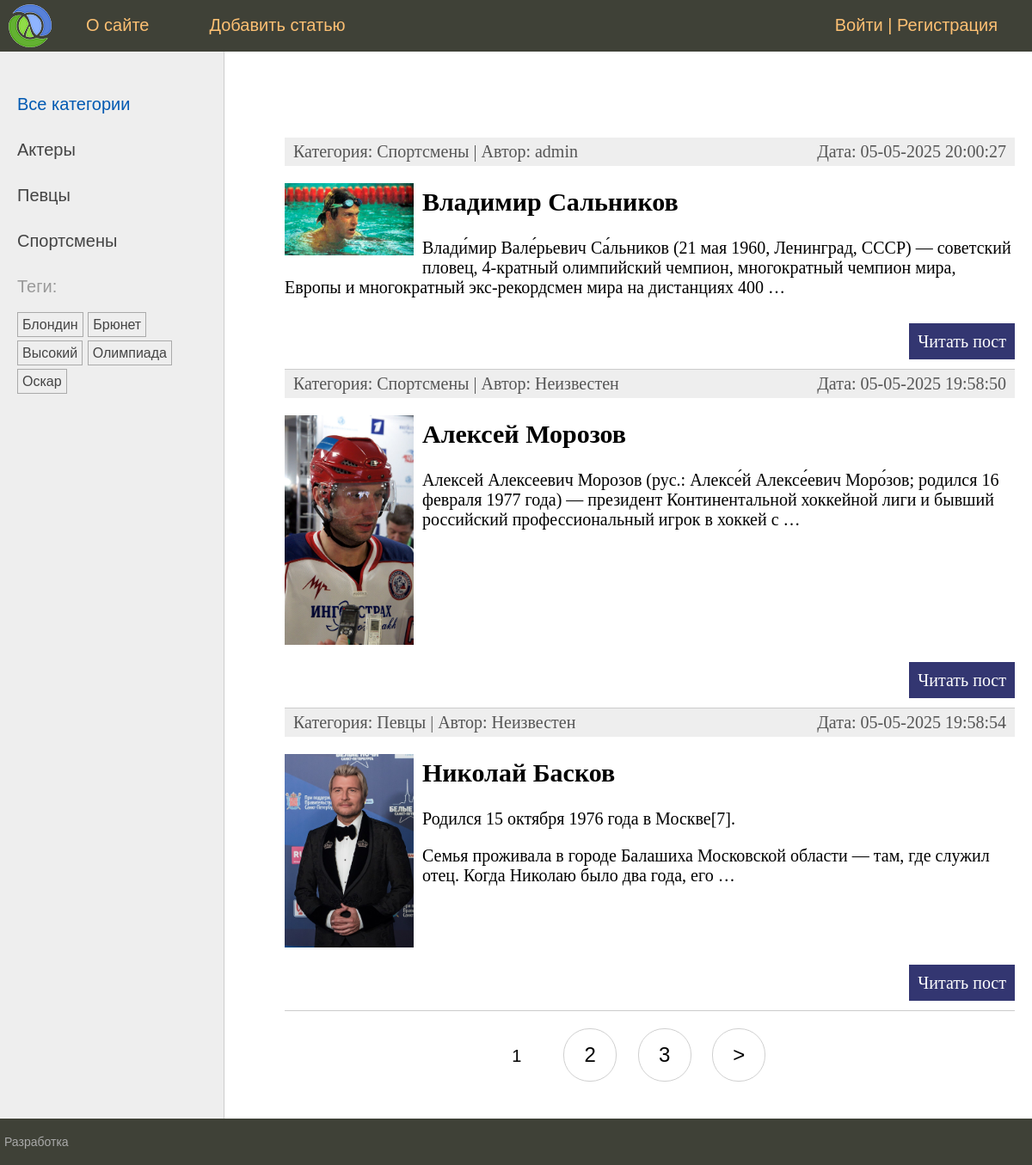
The page / on the database its author committed.
### men/models.py (models this page shows, shortened)
class Category(models.Model):
    name = models.CharField(max_length=100, db_index=True, verbose_name="Категория")
    slug = models.SlugField(max_length=255, unique=True, db_index=True)
    class Meta:
        verbose_name = "Категория"
        verbose_name_plural = "Категории"
    def get_absolute_url(self):
        return reverse('category', kwargs={'cat_slug': self.slug})

class TagPost(models.Model):
    tag = models.CharField(max_length=100, db_index=True)
    slug = models.SlugField(max_length=255, unique=True, db_index=True)
    def get_absolute_url(self):
        return reverse('tag', kwargs={'tag_slug': self.slug})

class Men(models.Model):
    class Status(models.IntegerChoices):
        DRAFT = 0, 'Черновик'
        PUBLISHED = 1, 'Опубликовано'
    title = models.CharField(max_length=255, verbose_name="Заголовок")
    slug = models.SlugField(max_length=255, unique=True, db_index=True, verbose_name="URL", validators=[
                            MinLengthValidator(5, message="Минимум 5 символов"),
                            MaxLengthValidator(100, message="Максимум 100 символов")
                            ])
    photo = models.ImageField(upload_to="photos/%Y/%m/%d/", default=None,
                              blank=True, null=True, verbose_name="Фото")
    content = models.TextField(blank=True, verbose_name="Текст статьи")
    time_create = models.DateTimeField(auto_now_add=True, verbose_name="Время создания")
    time_update = models.DateTimeField(auto_now=True, verbose_name="Время изменения")
    is_published = models.BooleanField(choices=tuple(map(lambda x: (bool(x[0]), x[1]), Status.choices)),
                                       default=Status.DRAFT, verbose_name="Статус")
    cat = models.ForeignKey('Category', on_delete=models.PROTECT, related_name='posts', verbose_name="Категории")
    tags = models.ManyToManyField('TagPost', blank=True, related_name='tags', verbose_name="Теги")
    wife = models.OneToOneField('Wife', on_delete=models.SET_NULL, null=True, blank=True, related_name='man', verbose_name="Жена")
    author = models.ForeignKey(get_user_model(), on_delete=models.SET_NULL, related_name='posts', null=True, default=None)
    objects = models.Manager()
    published = PublishedManager()
    class Meta:
        verbose_name = "Известные мужчины"
        verbose_name_plural = "Известные мужчины"
        ordering = ['-time_create']
        indexes = [
            models.Index(fields=['-time_create'])
        ]
    def get_absolute_url(self):
        return reverse('post', kwargs={'post_slug': self.slug})

### users/models.py (models this page shows)
class User(AbstractUser):
    photo = models.ImageField(upload_to='users/%Y/%m/%d/', blank=True, null=True, verbose_name="Фотография")
    date_birth = models.DateTimeField(blank=True, null=True, verbose_name="Дата рождения")

### men/views.py (the view)
# urls.py: path('', views.MenHome.as_view(), name='home'),
class MenHome(DataMixin, ListView):
    template_name = 'men/index.html'
    context_object_name = 'posts'
    title_page = 'Главная страница'
    cat_selected = 0
    def get_queryset(self):
        return Men.published.all().select_related('cat')

### men/models.py (called while the page is built)
    def get_queryset(self):
        return super().get_queryset().filter(is_published=Men.Status.PUBLISHED)

### men/templatetags/men_tags.py (called while the page is built)
@register.inclusion_tag('men/list_categories.html')
def show_categories(cat_selected=0):
    cats = Category.objects.annotate(total=Count("posts")).filter(total__gt=0)
    return {'cats': cats, 'cat_selected': cat_selected}

@register.inclusion_tag('men/list_tags.html')
def show_all_tags():
    return {'tags': TagPost.objects.annotate(total=Count("tags")).filter(total__gt=0)}

### users/context_processors.py (called while the page is built)
def get_men_context(request):
    return {'mainmenu': menu}

### men/templates/men/index.html (shortened to what this page needs)
{% extends 'base.html' %}
{% block content %}
<ul class="list-articles">
	{% for p in posts %}
			<li><div class="article-panel">
				<p class="first">Категория: {{p.cat.name}} | Автор: {{ p.author.username|default:"Неизвестен"}}</p>
				<p class="last">Дата: {{p.time_update|date:"d-m-Y H:i:s"}}</p>
			</div>
				{% if p.photo %}
				<p><img class="img-article-left thumb" src="{{p.photo.url}}"></p>
				{% endif %}
				<h2>{{p.title}}</h2>
	{% autoescape off %}
	{{p.content|linebreaks|truncatewords:25}}
	{% endautoescape %}
			<p class="link-read-post"><a href="{{ p.get_absolute_url }}">Читать пост</a></p>
			</li>
	{% endfor %}
</ul>
{% endblock %}
{% block navigation %}
{% if page_obj.has_other_pages %}
<nav class="list-pages">
	<ul>
		{% for p in paginator.page_range %}
		{% if page_obj.number == p %}
		<li class="page-num page-num-selected">{{ p }}</li>
		{% elif p >= page_obj.number|add:-2 and p <= page_obj.number|add:2 %}
		<li class="page-num">
			<a href="?page={{ p }}">{{ p }}</a>
		</li>
		{% endif %}
		{% endfor %}
		{% if page_obj.has_next %}
		<li class="page-num">
			<a href="?page={{ page_obj.next_page_number }}">&gt;</a>
		</li>
		{% endif %}
	</ul>
</nav>
{% endif %}
{% endblock %}

### templates/base.html (shortened to what this page needs)
{% load static %}
{% load men_tags %}
<!DOCTYPE html>
<html>
<head>
	<link type="text/css" href="{% static 'men/css/styles.css' %}" rel="stylesheet" />
</head>
<body>
<table class="table-page" border=0 cellpadding="0" cellspacing="0">
<tr><td valign=top>
{% block mainmenu %}
		<div class="header">
			<ul id="mainmenu" class="mainmenu">
			<li class="logo"><a href="{% url 'home' %}"><div class="logo"></div></a></li>
{% for m in mainmenu %}
	<li><a href="{% url m.url_name %}">{{m.title}}</a></li>
{% endfor %}
{% if user.is_authenticated %}
	<form id="logoutForm" method="post" action="{% url 'users:logout' %}">
		{% csrf_token %}
		<li class="last"><a href="{% url 'users:profile' %}">{{ user.username }}</a> | <a href="#" onclick="document.getElementById('logoutForm').submit(); return false;">Выйти</a></li>
	</form>
{% else %}
	<li class="last"><a href="{% url 'users:login' %}">Войти</a> | <a href="{% url 'users:register' %}">Регистрация</a></li>
{% endif %}
			</ul>
		</div>
{% endblock mainmenu %}
<table class="table-content" border=0 cellpadding="0" cellspacing="0">
<tr>
	<td valign="top" class="left-chapters">
	<ul id="leftchapters">
		{% if cat_selected == 0 %}
		<li class="selected">Все категории</li>
		{% else %}
		<li><a href="{% url 'home' %}">Все категории</a></li>
		{% endif %}
		{% show_categories cat_selected %}
		<li>{% show_all_tags %}</li>
	</ul>
</td>
<td valign="top" class="content">
	<div class="content-text">
{% block content %}
{% endblock %}
	</div>
{% block navigation %}
{% endblock %}
</td></tr></table>
</td></tr>
<tr><td valign=top>
	<div id="footer">
		<p>Разработка</p>
	</div>
</td></tr></table>
</body>
</html>

### men/templates/men/list_categories.html
{% for cat in cats %}
{% if cat.id == cat_selected %}
<li class="selected">{{cat.name}}</li>
{% else %}
<li><a href="{{ cat.get_absolute_url }}">{{cat.name}}</a></li>
{% endif %}
{% endfor %}

### men/templates/men/list_tags.html
{% if tags %}
<p>Теги:</p>
<ul class="tags-list">
    {% for t in tags %}
    <li><a href="{{t.get_absolute_url}}">{{t.tag}}</a></li>
    {% endfor %}
</ul>
{% endif %}

### men/static/men/css/styles.css (style rules this page uses)
html, body { font-family: 'Arial'; margin: 0; padding: 0; height: 100%; width: 100%; color: #444; }
a { color: #0059b2; text-decoration: none; }
img { max-width: 600px; height: auto; }
img.img-article-left { max-width: 300px; height: auto; float: left; padding: 0 10px 10px 0; }
img.img-article-left.thumb { max-width: 150px; height: auto; }
p.link-read-post { text-align: right; }
p.link-read-post a { padding: 10px; min-width: 100px; background: #333671; color: #fff; text-decoration: none; }
div.article-panel { background: #eee; padding: 5px 10px 5px 10px; box-sizing: border-box; overflow: hidden; color: #555; }
div.article-panel p.first { margin: 0; float: left; }
div.article-panel p.last { margin: 0; float: right; }
ul.list-articles { list-style: none; margin: 0; padding: 0; }
ul.list-articles li { border-bottom: 1px solid #ccc; }
.table-page { width: 100%; height: 100%; vertical-align: top; }
.table-page tr { height: 100%; }
.header { background: #3F4137; height: 60px; }
.logo { background: url('../images/logo.png') no-repeat 10px 5px; width: 70px; height: 60px; }
ul.mainmenu { list-style: none; margin: 0; padding: 0; height: 60px; color: #fdc073; font-size: 20px; overflow: hidden; }
ul.mainmenu li { float: left; margin: 18px 40px 0 30px; }
ul.mainmenu li.logo { margin: 0; }
ul.mainmenu li.last { float: right; }
ul.mainmenu li a { color: #fdc073; text-decoration: none; }
.table-content { width: 100%; min-height: 100%; height: 100%; }
.left-chapters { margin: 0; background: #eee; border-right: 1px solid #ccc; }
.left-chapters ul { width: 230px; margin: 0; padding: 20px 10px 10px 20px; list-style: none; font-size: 20px; }
.left-chapters ul li { margin: 30px 0 0 0; color: #999; }
.left-chapters ul li.selected { color: #0059b2; }
.left-chapters ul li a { color: #444; text-decoration: none; }
ul.tags-list { width: 100%; margin: 0; padding: 0; list-style: none; }
ul.tags-list li { margin: 0; padding: 0 0 10px; display: inline-block; }
ul.tags-list li a { padding: 5px; font-size: 16px; border: 1px solid #aaa; }
.content { padding: 40px 20px 20px 40px; width: 100%; box-sizing: border-box; }
.content-text { margin: 60px 0 0 30px; color: #000; font-size: 20px; font-family: Yandex Sans Display Light; }
#footer { box-sizing: border-box; background: #3F4137; padding: 5px; color: #aaa; font-size: 14px; font-family: Verdana, Geneva, Arial, Helvetica; text-align: left; overflow: hidden; }
.list-pages { text-align: center; margin: 0 0 20px 0; }
.list-pages ul { margin: 20px 0 0 0; padding: 0; list-style: none; }
.list-pages ul li { display: inline-block; margin: 0 20px 0 0; }
.list-pages a { color: #000; font-size: 24px; text-decoration: none; }
.list-pages .page-num, .page-num-selected { display: inline-block; width: 60px; height: 44px; padding: 16px 0 0 0; border: 1px solid #d0d0d0; border-radius: 30px; }
.list-pages .page-num-selected { border: none; color: #000; font-size: 20px; }

### rows shown on the page
Category: name "Актеры"
Category: name "Певцы"
Category: name "Спортсмены"
TagPost: tag "Блондин"
TagPost: tag "Брюнет"
TagPost: tag "Высокий"
TagPost: tag "Олимпиада"
TagPost: tag "Оскар"
Men: cat.name "Спортсмены", author.username "admin", time_update "05-05-2025 20:00:27", photo (picture), title "Владимир Сальников", content "Влади́мир Вале́рьевич Са́льников (21 мая 1960, Ленинград, СССР) — советский пловец, 4-кратный олимпийский чемпион, многократный чемпион мира, Европы и многократный экс-рекордсмен мира на дистанциях 400 …"
Men: cat.name "Спортсмены", author.username "Неизвестен", time_update "05-05-2025 19:58:50", photo (picture), title "Алексей Морозов", content "Алексей Алексеевич Морозов (рус.: Алексе́й Алексе́евич Моро́зов; родился 16 февраля 1977 года) — президент Континентальной хоккейной лиги и бывший российский профессиональный игрок в хоккей с …"
Men: cat.name "Певцы", author.username "Неизвестен", time_update "05-05-2025 19:58:54", photo (picture), title "Николай Басков", content "Родился 15 октября 1976 года в Москве[7]. Семья проживала в городе Балашиха Московской области — там, где служил отец. Когда Николаю было два года, его …"

### other values the page prints
{{ m.title }} "О сайте" "Добавить статью"
{{ p }} "1"
{{ p }} "2" "3"
